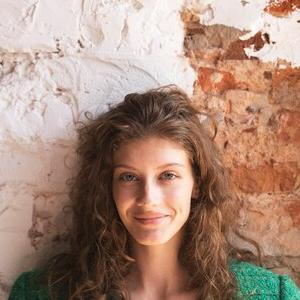
#> input picture RealProcess/2.jpg, 300 x 300 px
$ python _parametrizeManuelResize2.py
#> lines starting #> are read from the running program, lines starting #| are printed output that depends on the picture
#> further down, image is the input picture: PIL image 300x300 RGB; mean R, G, B 167.1, 136.8, 121
from PIL import Image
import os

def _manual_resize(image, target_width, target_height):
    """
    Görüntüyü hedef boyutlara manuel olarak yeniden boyutlandırma işlemi.
    """

    def get_image_data(image):
        """Görüntüden piksel verilerini al ve boyutlarını döndür."""
        width, height = image.size
#> width = 300; height = 300
        image_data = list(image.getdata())
#> image_data = 90000 items
        return image_data, width, height

    def calculate_average_color(image_data, width, height, block_width, block_height):
        """Blok boyutuna göre piksel renk ortalamasını hesaplar."""
        new_data = []
        for i in range(0, height, block_height):
            for j in range(0, width, block_width):
                r_sum, g_sum, b_sum = 0, 0, 0
                count = 0
                for m in range(block_height):
                    for n in range(block_width):
                        if (i + m) < height and (j + n) < width:
                            idx = (i + m) * width + (j + n)
                            r_sum += image_data[idx][0]
                            g_sum += image_data[idx][1]
                            b_sum += image_data[idx][2]
                            count += 1
                r = r_sum // count
                g = g_sum // count
                b = b_sum // count
                new_data.append((r, g, b))
        return new_data

    def create_new_image(new_data, new_width, new_height):
        """Yeni boyutlara sahip yeni bir görüntü oluştur ve verileri yerleştir."""
        new_image = Image.new("RGB", (new_width, new_height))
        new_image.putdata(new_data)
        return new_image

    def process_image(image, target_width, target_height):
        """Görüntüyü işleyen fonksiyon."""
        image_data, width, height = get_image_data(image)
#> image_data = 90000 items; width = 300; height = 300

        # Blok boyutlarını hedef boyutlara göre ayarla
        block_width = width / target_width
#> block_width = 9.68
        block_height = height / target_height
#> block_height = 6.98

        # Renk ortalamasını hesapla
        new_data = []
        for i in range(target_height):
            for j in range(target_width):
                r_sum, g_sum, b_sum = 0, 0, 0
                count = 0
                for m in range(int(block_height)):
                    for n in range(int(block_width)):
                        y = int(i * block_height + m)
                        x = int(j * block_width + n)
                        if y < height and x < width:
                            idx = y * width + x
                            r_sum += image_data[idx][0]
                            g_sum += image_data[idx][1]
                            b_sum += image_data[idx][2]
                            count += 1
                r = r_sum // count
                g = g_sum // count
                b = b_sum // count
                new_data.append((r, g, b))
#> after the loop, new_data = 1333 items, first 6: (227, 213, 212), (228, 214, 213), (227, 216, 215), (228, 218, 216), (234, 226, 226), (237, 227, 228)

        new_image = create_new_image(new_data, target_width, target_height)
#> in create_new_image, `new_image = Image.new("RGB", (new_width, new_height))`: new_image: PIL image 31x43 RGB; every value is 0
#> in create_new_image, `new_image.putdata(new_data)`:
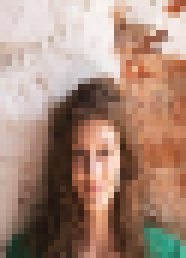
#> new_image: PIL image 31x43 RGB (shown 6 times larger); mean R, G, B 167.2, 137, 121.3
        return new_image

    image = image.copy()
    resized_image = process_image(image, target_width, target_height)
    resized_image.save('_parametrize-1div4.jpg')

# Kullanım:
image = Image.open("2.jpg")
_manual_resize(image, 31, 43)


from PIL import ImageChops

def compare_images(image1_path, image2_path):
    """İki görüntünün aynı olup olmadığını kontrol eder."""
#> called with image1_path = '_parametrize-1div4.jpg', image2_path = '4_5-1div4noncollision.jpg'
    image1 = Image.open(image1_path)
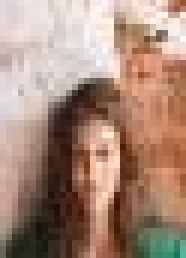
#> image1: PIL image 31x43 RGB (shown 6 times larger); mean R, G, B 166.8, 137.2, 120.9
    image2 = Image.open(image2_path)
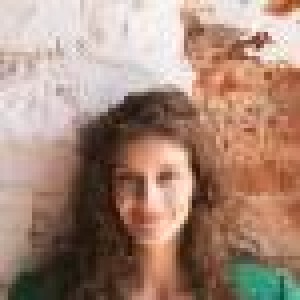
#> input picture RealProcess/4_5-1div4noncollision.jpg, 75 x 75 px (shown 4 times larger)
#> image2 is the input picture: PIL image 75x75 RGB; mean R, G, B 166, 136.2, 120.3

    # İki görüntü arasındaki farkı hesapla
    diff = ImageChops.difference(image1, image2)
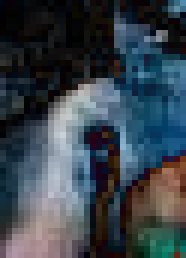
#> diff: PIL image 31x43 RGB (shown 6 times larger); mean R, G, B 56.9, 67.5, 75.9

    # Fark görüntüsünde herhangi bir farklılık olup olmadığını kontrol et
    if diff.getbbox() is None:
        return True  # Görüntüler aynı
    else:
        return False  # Görüntüler farklı

# Kullanım:
image1_path = "_parametrize-1div4.jpg"
image2_path = "4_5-1div4noncollision.jpg"
are_same = compare_images(image1_path, image2_path)
print("Görüntüler aynı mı?", are_same)
